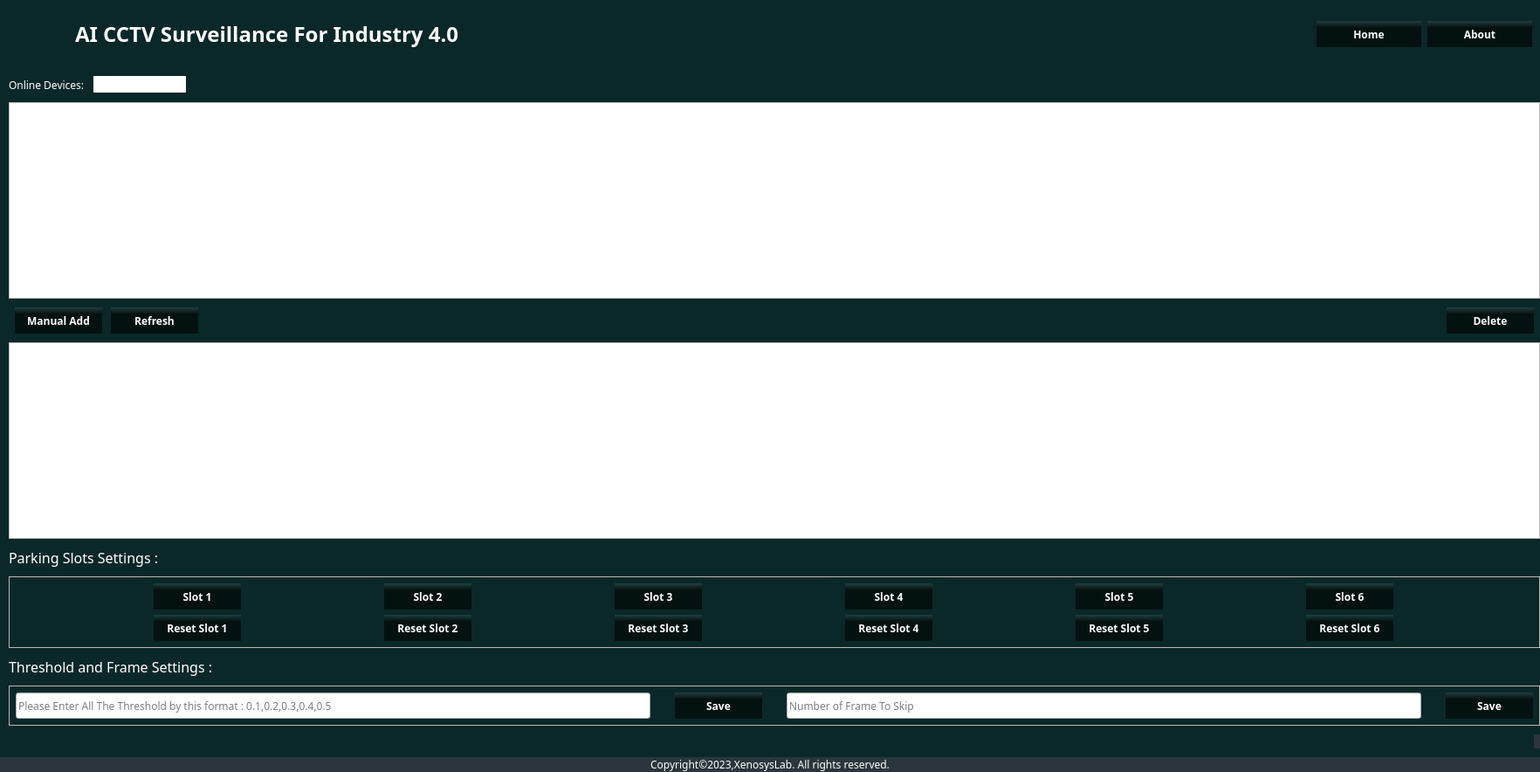
<?xml version="1.0" encoding="UTF-8"?>
<ui version="4.0">
 <class>Device_manager</class>
 <widget class="QWidget" name="Device_manager">
  <property name="geometry">
   <rect>
    <x>0</x>
    <y>0</y>
    <width>1764</width>
    <height>884</height>
   </rect>
  </property>
  <property name="windowTitle">
   <string>Form</string>
  </property>
  <layout class="QGridLayout" name="gridLayout">
   <property name="leftMargin">
    <number>0</number>
   </property>
   <property name="topMargin">
    <number>0</number>
   </property>
   <property name="rightMargin">
    <number>0</number>
   </property>
   <property name="bottomMargin">
    <number>0</number>
   </property>
   <property name="spacing">
    <number>0</number>
   </property>
   <item row="0" column="0">
    <widget class="QWidget" name="widget" native="true">
     <property name="minimumSize">
      <size>
       <width>1440</width>
       <height>80</height>
      </size>
     </property>
     <property name="maximumSize">
      <size>
       <width>16777215</width>
       <height>80</height>
      </size>
     </property>
     <property name="styleSheet">
      <string notr="true">

*{
font-family: century gothic;
}
QWidget#widget{
background:rgb(10,40,40);
}
QPushButton{
background-color: qlineargradient(spread:pad, x1:0.482, y1:0.3, x2:0.482224, y2:0, stop:0.15 rgba(0, 0, 0, 147), stop:1 rgba(255, 255, 255, 25));
/*background:#2d89ef;*/
border-radius:0px;
color:white;
font-weight:bold;
}

QPushButton:hover{
border:1px solid rgba(45, 137, 239,100);
border-radius:0px;
color:white;
font-weight:bold;
}




</string>
     </property>
     <layout class="QHBoxLayout" name="horizontalLayout_5">
      <property name="spacing">
       <number>7</number>
      </property>
      <property name="bottomMargin">
       <number>11</number>
      </property>
      <item>
       <layout class="QHBoxLayout" name="horizontalLayout_4">
        <property name="spacing">
         <number>20</number>
        </property>
        <property name="leftMargin">
         <number>7</number>
        </property>
        <property name="topMargin">
         <number>7</number>
        </property>
        <property name="rightMargin">
         <number>7</number>
        </property>
        <property name="bottomMargin">
         <number>7</number>
        </property>
        <item>
         <widget class="QLabel" name="label_3">
          <property name="sizePolicy">
           <sizepolicy hsizetype="Fixed" vsizetype="Fixed">
            <horstretch>0</horstretch>
            <verstretch>0</verstretch>
           </sizepolicy>
          </property>
          <property name="minimumSize">
           <size>
            <width>50</width>
            <height>50</height>
           </size>
          </property>
          <property name="maximumSize">
           <size>
            <width>50</width>
            <height>50</height>
           </size>
          </property>
          <property name="font">
           <font>
            <family>century gothic</family>
            <pointsize>18</pointsize>
            <weight>75</weight>
            <italic>false</italic>
            <bold>true</bold>
            <strikeout>false</strikeout>
           </font>
          </property>
          <property name="styleSheet">
           <string notr="true">background:none;</string>
          </property>
          <property name="frameShape">
           <enum>QFrame::NoFrame</enum>
          </property>
          <property name="lineWidth">
           <number>3</number>
          </property>
          <property name="text">
           <string/>
          </property>
          <property name="pixmap">
           <pixmap resource="../graphics/resource.qrc">:/icon/icon/icons8_artificial_intelligence_32.png</pixmap>
          </property>
          <property name="scaledContents">
           <bool>false</bool>
          </property>
         </widget>
        </item>
        <item>
         <widget class="QLabel" name="label">
          <property name="font">
           <font>
            <family>century gothic</family>
            <pointsize>18</pointsize>
            <weight>75</weight>
            <italic>false</italic>
            <bold>true</bold>
            <strikeout>false</strikeout>
           </font>
          </property>
          <property name="styleSheet">
           <string notr="true">color:white;
background:none;</string>
          </property>
          <property name="frameShape">
           <enum>QFrame::NoFrame</enum>
          </property>
          <property name="lineWidth">
           <number>3</number>
          </property>
          <property name="text">
           <string>AI CCTV Surveillance For Industry 4.0</string>
          </property>
         </widget>
        </item>
       </layout>
      </item>
      <item>
       <spacer name="horizontalSpacer_4">
        <property name="orientation">
         <enum>Qt::Horizontal</enum>
        </property>
        <property name="sizeHint" stdset="0">
         <size>
          <width>718</width>
          <height>20</height>
         </size>
        </property>
       </spacer>
      </item>
      <item>
       <widget class="QPushButton" name="btn_home">
        <property name="sizePolicy">
         <sizepolicy hsizetype="Fixed" vsizetype="Fixed">
          <horstretch>0</horstretch>
          <verstretch>0</verstretch>
         </sizepolicy>
        </property>
        <property name="minimumSize">
         <size>
          <width>120</width>
          <height>30</height>
         </size>
        </property>
        <property name="maximumSize">
         <size>
          <width>120</width>
          <height>30</height>
         </size>
        </property>
        <property name="styleSheet">
         <string notr="true"/>
        </property>
        <property name="text">
         <string>Home</string>
        </property>
       </widget>
      </item>
      <item>
       <widget class="QPushButton" name="btn_about">
        <property name="sizePolicy">
         <sizepolicy hsizetype="Fixed" vsizetype="Fixed">
          <horstretch>120</horstretch>
          <verstretch>30</verstretch>
         </sizepolicy>
        </property>
        <property name="minimumSize">
         <size>
          <width>120</width>
          <height>30</height>
         </size>
        </property>
        <property name="text">
         <string>About</string>
        </property>
       </widget>
      </item>
     </layout>
    </widget>
   </item>
   <item row="2" column="0">
    <widget class="QLabel" name="label_4">
     <property name="sizePolicy">
      <sizepolicy hsizetype="Minimum" vsizetype="Fixed">
       <horstretch>0</horstretch>
       <verstretch>0</verstretch>
      </sizepolicy>
     </property>
     <property name="font">
      <font>
       <family>century gothic</family>
       <pointsize>9</pointsize>
      </font>
     </property>
     <property name="styleSheet">
      <string notr="true">color:white;
background-color: rgb(42, 54, 59);</string>
     </property>
     <property name="text">
      <string>Copyright©2023,XenosysLab. All rights reserved.</string>
     </property>
     <property name="alignment">
      <set>Qt::AlignCenter</set>
     </property>
    </widget>
   </item>
   <item row="1" column="0">
    <widget class="QWidget" name="widget_2" native="true">
     <property name="styleSheet">
      <string notr="true">

*{
font-family: century gothic;
}
QLineEdit#online_total{
background:white;
}
QWidget#widget_2{
background:rgb(10,40,40);
}
QPushButton{
background-color: qlineargradient(spread:pad, x1:0.482, y1:0.3, x2:0.482224, y2:0, stop:0.15 rgba(0, 0, 0, 147), stop:1 rgba(255, 255, 255, 25));
/*background:#2d89ef;*/
border-radius:0px;
color:white;
font-weight:bold;
}

QPushButton:hover{
border:1px solid rgba(45, 137, 239,100);
border-radius:0px;
color:white;
font-weight:bold;
}</string>
     </property>
     <layout class="QVBoxLayout" name="verticalLayout">
      <property name="spacing">
       <number>10</number>
      </property>
      <property name="leftMargin">
       <number>10</number>
      </property>
      <property name="topMargin">
       <number>7</number>
      </property>
      <property name="rightMargin">
       <number>0</number>
      </property>
      <property name="bottomMargin">
       <number>10</number>
      </property>
      <item>
       <layout class="QHBoxLayout" name="horizontalLayout_2">
        <property name="rightMargin">
         <number>7</number>
        </property>
        <item>
         <widget class="QLabel" name="label_2">
          <property name="styleSheet">
           <string notr="true">color:white;</string>
          </property>
          <property name="text">
           <string>Online Devices:</string>
          </property>
         </widget>
        </item>
        <item>
         <widget class="QLineEdit" name="online_total">
          <property name="sizePolicy">
           <sizepolicy hsizetype="Fixed" vsizetype="Fixed">
            <horstretch>0</horstretch>
            <verstretch>0</verstretch>
           </sizepolicy>
          </property>
          <property name="styleSheet">
           <string notr="true"/>
          </property>
          <property name="frame">
           <bool>false</bool>
          </property>
          <property name="readOnly">
           <bool>true</bool>
          </property>
         </widget>
        </item>
        <item>
         <spacer name="horizontalSpacer_2">
          <property name="orientation">
           <enum>Qt::Horizontal</enum>
          </property>
          <property name="sizeHint" stdset="0">
           <size>
            <width>1419</width>
            <height>20</height>
           </size>
          </property>
         </spacer>
        </item>
       </layout>
      </item>
      <item>
       <widget class="QTableView" name="OnlineDeviceList">
        <property name="styleSheet">
         <string notr="true">QTableWidget{
background:white;
color:black;
}
</string>
        </property>
        <property name="editTriggers">
         <set>QAbstractItemView::NoEditTriggers</set>
        </property>
        <attribute name="horizontalHeaderMinimumSectionSize">
         <number>200</number>
        </attribute>
        <attribute name="horizontalHeaderDefaultSectionSize">
         <number>200</number>
        </attribute>
        <attribute name="verticalHeaderMinimumSectionSize">
         <number>30</number>
        </attribute>
       </widget>
      </item>
      <item>
       <layout class="QHBoxLayout" name="horizontalLayout">
        <property name="leftMargin">
         <number>7</number>
        </property>
        <property name="rightMargin">
         <number>7</number>
        </property>
        <item>
         <widget class="QPushButton" name="btn_manual">
          <property name="sizePolicy">
           <sizepolicy hsizetype="Fixed" vsizetype="Fixed">
            <horstretch>0</horstretch>
            <verstretch>0</verstretch>
           </sizepolicy>
          </property>
          <property name="minimumSize">
           <size>
            <width>100</width>
            <height>30</height>
           </size>
          </property>
          <property name="maximumSize">
           <size>
            <width>100</width>
            <height>30</height>
           </size>
          </property>
          <property name="text">
           <string>Manual Add</string>
          </property>
         </widget>
        </item>
        <item>
         <widget class="QPushButton" name="btn_refresh">
          <property name="minimumSize">
           <size>
            <width>100</width>
            <height>30</height>
           </size>
          </property>
          <property name="maximumSize">
           <size>
            <width>100</width>
            <height>30</height>
           </size>
          </property>
          <property name="text">
           <string>Refresh</string>
          </property>
         </widget>
        </item>
        <item>
         <spacer name="horizontalSpacer">
          <property name="orientation">
           <enum>Qt::Horizontal</enum>
          </property>
          <property name="sizeHint" stdset="0">
           <size>
            <width>1419</width>
            <height>20</height>
           </size>
          </property>
         </spacer>
        </item>
        <item>
         <widget class="QPushButton" name="btn_delete">
          <property name="minimumSize">
           <size>
            <width>100</width>
            <height>30</height>
           </size>
          </property>
          <property name="maximumSize">
           <size>
            <width>100</width>
            <height>30</height>
           </size>
          </property>
          <property name="text">
           <string>Delete</string>
          </property>
         </widget>
        </item>
       </layout>
      </item>
      <item>
       <widget class="QTableView" name="AddedCamera">
        <property name="styleSheet">
         <string notr="true">QTableWidget{
background:white;
color:black;
}
</string>
        </property>
        <property name="cornerButtonEnabled">
         <bool>true</bool>
        </property>
        <attribute name="horizontalHeaderMinimumSectionSize">
         <number>200</number>
        </attribute>
        <attribute name="horizontalHeaderDefaultSectionSize">
         <number>200</number>
        </attribute>
        <attribute name="verticalHeaderMinimumSectionSize">
         <number>30</number>
        </attribute>
       </widget>
      </item>
      <item>
       <widget class="QLabel" name="label_6">
        <property name="font">
         <font>
          <family>century gothic</family>
          <pointsize>12</pointsize>
         </font>
        </property>
        <property name="styleSheet">
         <string notr="true">color:white;</string>
        </property>
        <property name="text">
         <string>Parking Slots Settings :</string>
        </property>
       </widget>
      </item>
      <item>
       <widget class="QFrame" name="frame">
        <property name="sizePolicy">
         <sizepolicy hsizetype="Minimum" vsizetype="Minimum">
          <horstretch>0</horstretch>
          <verstretch>0</verstretch>
         </sizepolicy>
        </property>
        <property name="minimumSize">
         <size>
          <width>0</width>
          <height>63</height>
         </size>
        </property>
        <property name="styleSheet">
         <string notr="true"/>
        </property>
        <property name="frameShape">
         <enum>QFrame::StyledPanel</enum>
        </property>
        <property name="frameShadow">
         <enum>QFrame::Raised</enum>
        </property>
        <layout class="QGridLayout" name="gridLayout_2">
         <property name="leftMargin">
          <number>7</number>
         </property>
         <property name="topMargin">
          <number>7</number>
         </property>
         <property name="rightMargin">
          <number>7</number>
         </property>
         <property name="bottomMargin">
          <number>7</number>
         </property>
         <item row="0" column="1">
          <widget class="QPushButton" name="slot_2">
           <property name="sizePolicy">
            <sizepolicy hsizetype="Fixed" vsizetype="Fixed">
             <horstretch>0</horstretch>
             <verstretch>0</verstretch>
            </sizepolicy>
           </property>
           <property name="minimumSize">
            <size>
             <width>100</width>
             <height>30</height>
            </size>
           </property>
           <property name="maximumSize">
            <size>
             <width>100</width>
             <height>30</height>
            </size>
           </property>
           <property name="text">
            <string>Slot 2</string>
           </property>
          </widget>
         </item>
         <item row="0" column="4">
          <widget class="QPushButton" name="slot_5">
           <property name="sizePolicy">
            <sizepolicy hsizetype="Fixed" vsizetype="Fixed">
             <horstretch>0</horstretch>
             <verstretch>0</verstretch>
            </sizepolicy>
           </property>
           <property name="minimumSize">
            <size>
             <width>100</width>
             <height>30</height>
            </size>
           </property>
           <property name="maximumSize">
            <size>
             <width>100</width>
             <height>30</height>
            </size>
           </property>
           <property name="text">
            <string>Slot 5</string>
           </property>
          </widget>
         </item>
         <item row="1" column="4">
          <widget class="QPushButton" name="reset5">
           <property name="sizePolicy">
            <sizepolicy hsizetype="Fixed" vsizetype="Fixed">
             <horstretch>0</horstretch>
             <verstretch>0</verstretch>
            </sizepolicy>
           </property>
           <property name="minimumSize">
            <size>
             <width>100</width>
             <height>30</height>
            </size>
           </property>
           <property name="maximumSize">
            <size>
             <width>100</width>
             <height>30</height>
            </size>
           </property>
           <property name="text">
            <string>Reset Slot 5</string>
           </property>
          </widget>
         </item>
         <item row="1" column="2">
          <widget class="QPushButton" name="reset3">
           <property name="sizePolicy">
            <sizepolicy hsizetype="Fixed" vsizetype="Fixed">
             <horstretch>0</horstretch>
             <verstretch>0</verstretch>
            </sizepolicy>
           </property>
           <property name="minimumSize">
            <size>
             <width>100</width>
             <height>30</height>
            </size>
           </property>
           <property name="maximumSize">
            <size>
             <width>100</width>
             <height>30</height>
            </size>
           </property>
           <property name="text">
            <string>Reset Slot 3</string>
           </property>
          </widget>
         </item>
         <item row="0" column="0">
          <widget class="QPushButton" name="slot_1">
           <property name="sizePolicy">
            <sizepolicy hsizetype="Fixed" vsizetype="Fixed">
             <horstretch>0</horstretch>
             <verstretch>0</verstretch>
            </sizepolicy>
           </property>
           <property name="minimumSize">
            <size>
             <width>100</width>
             <height>30</height>
            </size>
           </property>
           <property name="maximumSize">
            <size>
             <width>100</width>
             <height>30</height>
            </size>
           </property>
           <property name="text">
            <string>Slot 1</string>
           </property>
          </widget>
         </item>
         <item row="0" column="3">
          <widget class="QPushButton" name="slot_4">
           <property name="sizePolicy">
            <sizepolicy hsizetype="Fixed" vsizetype="Fixed">
             <horstretch>0</horstretch>
             <verstretch>0</verstretch>
            </sizepolicy>
           </property>
           <property name="minimumSize">
            <size>
             <width>100</width>
             <height>30</height>
            </size>
           </property>
           <property name="maximumSize">
            <size>
             <width>100</width>
             <height>30</height>
            </size>
           </property>
           <property name="text">
            <string>Slot 4</string>
           </property>
          </widget>
         </item>
         <item row="0" column="2">
          <widget class="QPushButton" name="slot_3">
           <property name="sizePolicy">
            <sizepolicy hsizetype="Fixed" vsizetype="Fixed">
             <horstretch>0</horstretch>
             <verstretch>0</verstretch>
            </sizepolicy>
           </property>
           <property name="minimumSize">
            <size>
             <width>100</width>
             <height>30</height>
            </size>
           </property>
           <property name="maximumSize">
            <size>
             <width>100</width>
             <height>30</height>
            </size>
           </property>
           <property name="text">
            <string>Slot 3</string>
           </property>
          </widget>
         </item>
         <item row="0" column="5">
          <widget class="QPushButton" name="slot_6">
           <property name="sizePolicy">
            <sizepolicy hsizetype="Fixed" vsizetype="Fixed">
             <horstretch>0</horstretch>
             <verstretch>0</verstretch>
            </sizepolicy>
           </property>
           <property name="minimumSize">
            <size>
             <width>100</width>
             <height>30</height>
            </size>
           </property>
           <property name="maximumSize">
            <size>
             <width>100</width>
             <height>30</height>
            </size>
           </property>
           <property name="text">
            <string>Slot 6</string>
           </property>
          </widget>
         </item>
         <item row="1" column="1">
          <widget class="QPushButton" name="reset2">
           <property name="sizePolicy">
            <sizepolicy hsizetype="Fixed" vsizetype="Fixed">
             <horstretch>0</horstretch>
             <verstretch>0</verstretch>
            </sizepolicy>
           </property>
           <property name="minimumSize">
            <size>
             <width>100</width>
             <height>30</height>
            </size>
           </property>
           <property name="maximumSize">
            <size>
             <width>100</width>
             <height>30</height>
            </size>
           </property>
           <property name="text">
            <string>Reset Slot 2</string>
           </property>
          </widget>
         </item>
         <item row="1" column="5">
          <widget class="QPushButton" name="reset6">
           <property name="sizePolicy">
            <sizepolicy hsizetype="Fixed" vsizetype="Fixed">
             <horstretch>0</horstretch>
             <verstretch>0</verstretch>
            </sizepolicy>
           </property>
           <property name="minimumSize">
            <size>
             <width>100</width>
             <height>30</height>
            </size>
           </property>
           <property name="maximumSize">
            <size>
             <width>100</width>
             <height>30</height>
            </size>
           </property>
           <property name="text">
            <string>Reset Slot 6</string>
           </property>
          </widget>
         </item>
         <item row="1" column="0">
          <widget class="QPushButton" name="reset1">
           <property name="sizePolicy">
            <sizepolicy hsizetype="Fixed" vsizetype="Fixed">
             <horstretch>0</horstretch>
             <verstretch>0</verstretch>
            </sizepolicy>
           </property>
           <property name="minimumSize">
            <size>
             <width>100</width>
             <height>30</height>
            </size>
           </property>
           <property name="maximumSize">
            <size>
             <width>100</width>
             <height>30</height>
            </size>
           </property>
           <property name="text">
            <string>Reset Slot 1</string>
           </property>
          </widget>
         </item>
         <item row="1" column="3">
          <widget class="QPushButton" name="reset4">
           <property name="sizePolicy">
            <sizepolicy hsizetype="Fixed" vsizetype="Fixed">
             <horstretch>0</horstretch>
             <verstretch>0</verstretch>
            </sizepolicy>
           </property>
           <property name="minimumSize">
            <size>
             <width>100</width>
             <height>30</height>
            </size>
           </property>
           <property name="maximumSize">
            <size>
             <width>100</width>
             <height>30</height>
            </size>
           </property>
           <property name="text">
            <string>Reset Slot 4</string>
           </property>
          </widget>
         </item>
        </layout>
       </widget>
      </item>
      <item>
       <widget class="QLabel" name="label_7">
        <property name="sizePolicy">
         <sizepolicy hsizetype="Minimum" vsizetype="Minimum">
          <horstretch>0</horstretch>
          <verstretch>0</verstretch>
         </sizepolicy>
        </property>
        <property name="font">
         <font>
          <family>century gothic</family>
          <pointsize>12</pointsize>
         </font>
        </property>
        <property name="styleSheet">
         <string notr="true">color:white;</string>
        </property>
        <property name="text">
         <string>Threshold and Frame Settings :</string>
        </property>
       </widget>
      </item>
      <item>
       <widget class="QFrame" name="frame_2">
        <property name="sizePolicy">
         <sizepolicy hsizetype="Minimum" vsizetype="Minimum">
          <horstretch>0</horstretch>
          <verstretch>0</verstretch>
         </sizepolicy>
        </property>
        <property name="maximumSize">
         <size>
          <width>16777215</width>
          <height>60</height>
         </size>
        </property>
        <property name="frameShape">
         <enum>QFrame::StyledPanel</enum>
        </property>
        <property name="frameShadow">
         <enum>QFrame::Raised</enum>
        </property>
        <layout class="QGridLayout" name="gridLayout_3">
         <property name="leftMargin">
          <number>7</number>
         </property>
         <property name="topMargin">
          <number>7</number>
         </property>
         <property name="rightMargin">
          <number>7</number>
         </property>
         <property name="bottomMargin">
          <number>7</number>
         </property>
         <property name="horizontalSpacing">
          <number>28</number>
         </property>
         <property name="verticalSpacing">
          <number>7</number>
         </property>
         <item row="0" column="2">
          <widget class="QPushButton" name="save_thresh">
           <property name="sizePolicy">
            <sizepolicy hsizetype="Fixed" vsizetype="Fixed">
             <horstretch>0</horstretch>
             <verstretch>0</verstretch>
            </sizepolicy>
           </property>
           <property name="minimumSize">
            <size>
             <width>100</width>
             <height>30</height>
            </size>
           </property>
           <property name="maximumSize">
            <size>
             <width>100</width>
             <height>30</height>
            </size>
           </property>
           <property name="text">
            <string>Save</string>
           </property>
          </widget>
         </item>
         <item row="0" column="1">
          <widget class="QLineEdit" name="thresh">
           <property name="sizePolicy">
            <sizepolicy hsizetype="Minimum" vsizetype="Preferred">
             <horstretch>0</horstretch>
             <verstretch>0</verstretch>
            </sizepolicy>
           </property>
           <property name="minimumSize">
            <size>
             <width>250</width>
             <height>0</height>
            </size>
           </property>
           <property name="placeholderText">
            <string>Please Enter All The Threshold by this format : 0.1,0.2,0.3,0.4,0.5</string>
           </property>
          </widget>
         </item>
         <item row="0" column="3">
          <widget class="QLineEdit" name="skip">
           <property name="sizePolicy">
            <sizepolicy hsizetype="Minimum" vsizetype="Preferred">
             <horstretch>0</horstretch>
             <verstretch>0</verstretch>
            </sizepolicy>
           </property>
           <property name="minimumSize">
            <size>
             <width>250</width>
             <height>0</height>
            </size>
           </property>
           <property name="placeholderText">
            <string>Number of Frame To Skip</string>
           </property>
          </widget>
         </item>
         <item row="0" column="4">
          <widget class="QPushButton" name="save_skip">
           <property name="sizePolicy">
            <sizepolicy hsizetype="Fixed" vsizetype="Fixed">
             <horstretch>0</horstretch>
             <verstretch>0</verstretch>
            </sizepolicy>
           </property>
           <property name="minimumSize">
            <size>
             <width>100</width>
             <height>30</height>
            </size>
           </property>
           <property name="maximumSize">
            <size>
             <width>100</width>
             <height>30</height>
            </size>
           </property>
           <property name="text">
            <string>Save</string>
           </property>
          </widget>
         </item>
        </layout>
       </widget>
      </item>
      <item alignment="Qt::AlignRight">
       <widget class="QLabel" name="label_5">
        <property name="sizePolicy">
         <sizepolicy hsizetype="Minimum" vsizetype="Fixed">
          <horstretch>0</horstretch>
          <verstretch>0</verstretch>
         </sizepolicy>
        </property>
        <property name="maximumSize">
         <size>
          <width>200</width>
          <height>50</height>
         </size>
        </property>
        <property name="font">
         <font>
          <family>century gothic</family>
          <pointsize>9</pointsize>
         </font>
        </property>
        <property name="styleSheet">
         <string notr="true">color:white;
background-color: rgb(42, 54, 59);</string>
        </property>
        <property name="text">
         <string/>
        </property>
        <property name="pixmap">
         <pixmap resource="../graphics/resource.qrc">:/icon/icon/Untitled-1.png</pixmap>
        </property>
        <property name="scaledContents">
         <bool>true</bool>
        </property>
        <property name="alignment">
         <set>Qt::AlignCenter</set>
        </property>
       </widget>
      </item>
     </layout>
    </widget>
   </item>
  </layout>
 </widget>
 <resources>
  <include location="../graphics/resource.qrc"/>
 </resources>
 <connections/>
</ui>
